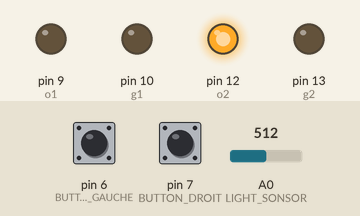
Simulated run of this sketch. Board: Arduino Uno, built with avr-gcc and run on an emulated ATmega328P. Shown: output pins drawn as LEDs (lit = HIGH). The test bench sets the inputs (shaded band); at power-on: A0 (LIGHT_SONSOR) = 512, pin 6 (BUTTON_GAUCHE) HIGH, pin 7 (BUTTON_DROIT) HIGH. Pins used as bus, display or sensor lines are not drawn.

Above: at 4.8 s.
4.9 s: A0 (LIGHT_SONSOR) set to 407
13.5 s: A0 (LIGHT_SONSOR) set to 388
22.0 s: A0 (LIGHT_SONSOR) set to 410
At 24.9 s:
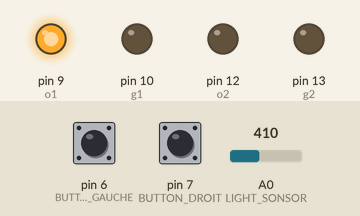
29.5 s: pin 6 (BUTTON_GAUCHE) pulled LOW for 3 s
At 30.8 s:
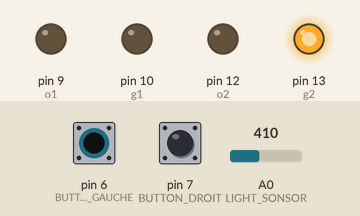
34.5 s: pin 7 (BUTTON_DROIT) pulled LOW for 3 s
At 34.9 s:
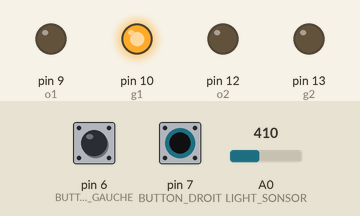
Timing chart, 0 to 40.5 s (numbered marks = the images above; inputs shaded):
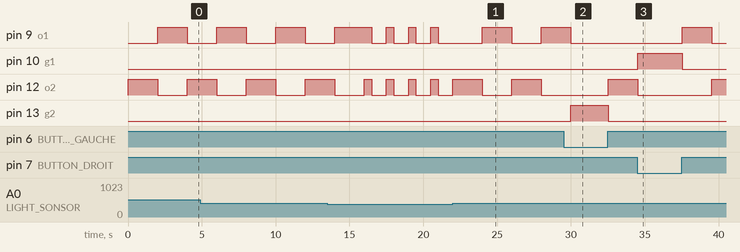

Measured:
- after the input at 22.0 s, pin 12 (o2): HIGH → LOW after 2.0 s, → HIGH 2.0 s later, → LOW 2.0 s later
- after the input at 29.5 s, pin 9 (o1): goes on until 30.0 s, then stays LOW; pin 13 (g2): LOW → HIGH after 0.50 s, → LOW 2.5 s later
- after the input at 34.5 s, pin 10 (g1): LOW → HIGH at once, → LOW 3.0 s later
- by itself, pin 9 (o1), pin 12 (o2): alternates HIGH for 2.0 s and LOW for 2.0 s

The sketch:

TP2.ino
```cpp
// C++ code
//
int r1=8;
int o1=9;
int g1=10;

int r2=11;
int o2=12;
int g2=13;

const int LIGHT_SONSOR = A0;
const int BUTTON_DROIT = 7 ;
const int BUTTON_GAUCHE =6;

int i=0;

void setup()
{
  pinMode(r1, OUTPUT);
  pinMode(r2, OUTPUT);

  pinMode(o1, OUTPUT);
  pinMode(o2, OUTPUT);

  pinMode(g1, OUTPUT);
  pinMode(g2, OUTPUT);

  pinMode(BUTTON_DROIT,INPUT);
  pinMode(BUTTON_GAUCHE,INPUT);

  Serial.begin(9600);

}

void loop()
{
  if(analogRead(LIGHT_SONSOR) > 400){
    digitalWrite(r1, HIGH);
    digitalWrite(g2, HIGH);
    //delay(3000);
    for(i=0;i<100 && digitalRead(BUTTON_GAUCHE)==0 ;i++){
    	delay(30);
    }
    digitalWrite(g2, LOW);
    digitalWrite(o2, HIGH);
    delay(2000);
    digitalWrite(o2, LOW);
    digitalWrite(r1, LOW);

    digitalWrite(r2, HIGH);
    digitalWrite(g1, HIGH);

    // faire une boucle pour tester si le user n'appuis pas sur le bouton
    for(i=0;i<100 && digitalRead(BUTTON_DROIT)==0 ;i++){
    	delay(30);
    }
    digitalWrite(g1, LOW);
    digitalWrite(o1, HIGH);
    delay(2000);
    digitalWrite(o1, LOW);
    digitalWrite(r2, LOW);
  }else{
    digitalWrite(o2, HIGH);
    digitalWrite(o1, HIGH);
    delay(500);
    digitalWrite(o1, LOW);
    digitalWrite(o2, LOW);
    delay(1000);
  }

}
```
